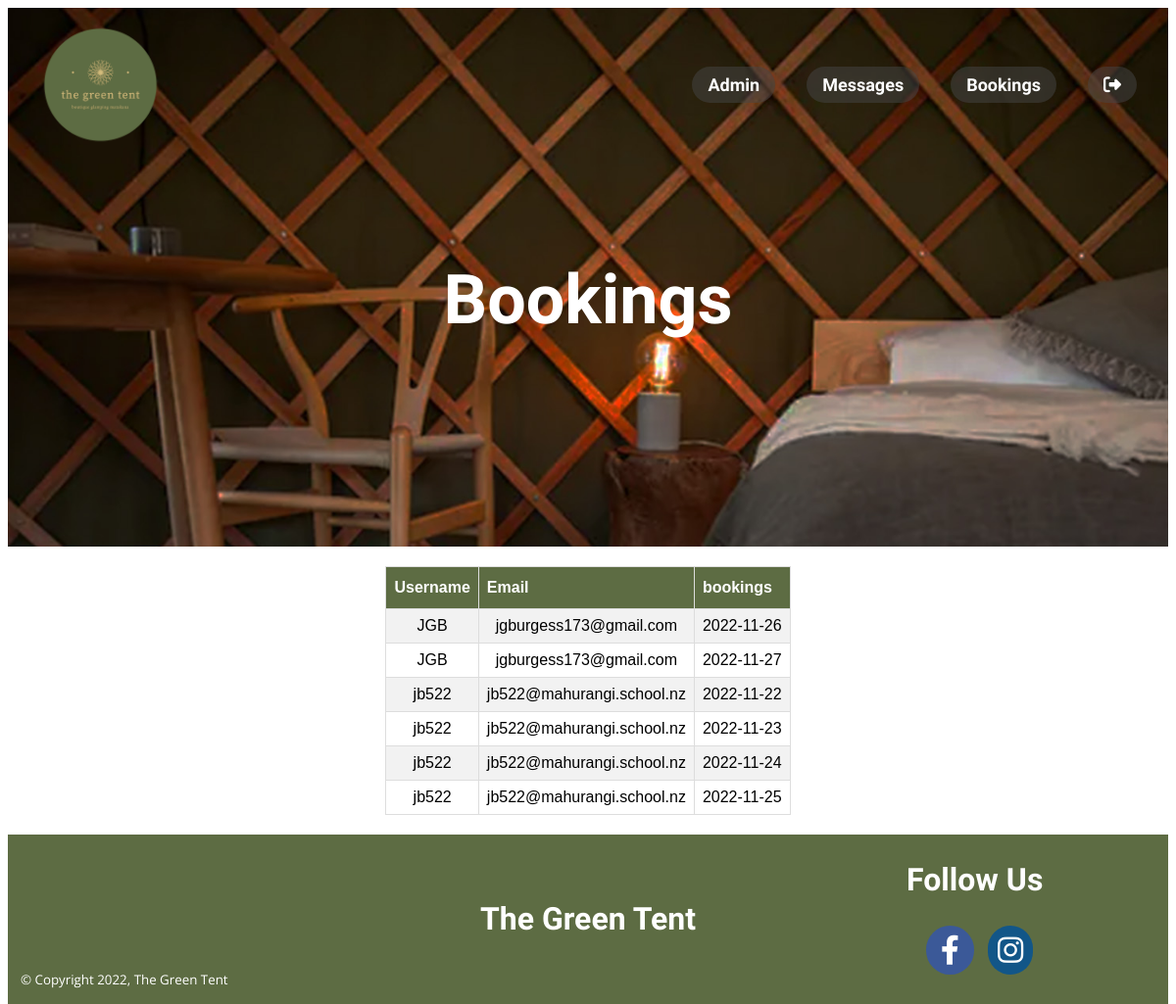
The app's page /bookings-admin.php (signed in) with its own data.
### tables this page shows
CREATE TABLE `bookings` (
  `id` int(11) NOT NULL,
  `user_id` int(10) DEFAULT NULL,
  `booking_date` date DEFAULT NULL
);

CREATE TABLE `accounts` (
  `user_id` int(11) NOT NULL,
  `username` varchar(50) NOT NULL,
  `password` varchar(255) NOT NULL,
  `email` varchar(100) NOT NULL,
  `activation_code` varchar(50) DEFAULT '',
  `admin` int(11) NOT NULL
);

### bookings-admin.php (the view, shortened to what this page needs)
<?php
include 'head.php';
include 'setup.php';
?>
<body>
    <div class="container">
        <header class="availability-page-bg-img">
        <?php include 'admin-nav.php'; ?>
            <span class="header-title">
                <h1>Bookings</h1>
            </span>
        </header>
        <main>
            <table id="dbtable">
                <tr>
                    <th>Username</th>
                    <th>Email</th>
                    <th>bookings</th>
                </tr>
                <?php
                    $sql = "SELECT * From accounts INNER JOIN bookings ON accounts.user_id = bookings.user_id";
                    $result = $conn->query($sql);
                    if ($result->num_rows > 0) {
                        while($row = $result->fetch_assoc()) {
                        $username=$row["username"];
                        $email=$row["email"];
                        $booking_date=$row["booking_date"];
                      ?>
                <tr>
                    <td><?php print $username; ?></td>
                    <td><?php print $email; ?></td>
                    <td><?php print $booking_date; ?></td>
                </tr>
                <?php
                    }
                    }
                    else {
                        echo "0 results";
                    }
                ?>
            </table>
        </main>
<?php include 'bottom.php'; ?>

### head.php (shortened to what this page needs)
<!DOCTYPE html>
<html lang="en">
<head>
    <link href="css/the-green-tent_style.css" rel="stylesheet">
    <link href="css/calendar.css" type="text/css" rel="stylesheet"/>
    <link rel="stylesheet" href="https://cdnjs.cloudflare.com/ajax/libs/font-awesome/6.1.1/css/all.min.css">
</head>

### admin-nav.php (shortened to what this page needs)
<nav>
    <div class="container-nav">
        <img src="Images/the-green-tent-logo.png" class="logo">
        <div class="menu">
            <a href="admin.php">Admin</a>
            <a href="messages.php">Messages</a>
            <a href="bookings-admin.php">Bookings</a>
            <a href="phplogin/logout.php"><i class="fas fa-sign-out-alt"></i></a>
        </div>
    </div>
</nav>

### bottom.php (shortened to what this page needs)
<footer>
            <div class="copyright">
                <small>&copy; Copyright 2022, The Green Tent</small>
            </div>
            <h1 class="footer-name">The Green Tent </h1>
            <div class="social">
                <h1>Follow Us</h1>
                <a href="https://www.facebook.com/thegreententmatakana" target="_blank"><i class="fa-brands fa-facebook-f"></i></a>
                <a href="https://www.instagram.com/thegreententmatakana/" target="_blank"><i class="fa-brands fa-instagram"></i></a>
            </div>
        </footer>
    </div>
</body>
</html>

### css/the-green-tent_style.css (style rules this page uses)
body { font-family: 'Open Sans', sans-serif; }
html { scroll-behavior: smooth; }
.container { display: grid; height: 100vh; grid-template-columns: 1fr 1fr 1fr 1fr; grid-template-rows: 1fr 1fr 1fr; grid-template-areas: "header header header header" "main main main main" "footer footer footer footer"; }
.availability-page-bg-img { background-image: url("../Images/the-green-tent-bed-v2.jpg"); }
header { color: #fff; grid-area: header; background-position: center center; background-repeat: no-repeat; background-attachment: fixed; background-size: cover; background-color: #464646; height: 550px; }
.logo { height: 125px; }
nav * { margin: 0; padding: 0; box-sizing: border-box; }
.container-nav { max-width: 1280px; margin: 0 auto; display: flex; align-items: center; justify-content: space-between; }
nav { position: initial; top: 0; left: 0; right: 0; z-index: 99; background-color: transparent; padding: 16px 32px; }
.container-nav * { z-index: 100; }
.menu { display: none; flex: 1 1 0%; justify-content: flex-end; margin: 0 -16px; }
.menu a { color: #fff; margin: 0 16px; font-weight: 600; font-size: 18px; text-decoration: none; transition: 0.4s; padding: 8px 16px; border-radius: 99px; background: rgba(70, 70, 70, 0.5) }
@media (min-width: 778px) { .menu { display: flex; } }
.header-title { display: block; text-align: center; font-size: 35px; }
.header-title h1 { margin-top: 100px; }
main { grid-area: main; background-color: #fff; display: grid; justify-content: center; align-content: center; text-align: center; }
footer { color: #fff; grid-area: footer; background-color: #5D6C43; line-height: 50px; display: grid; grid-template-columns: 1fr 1fr 1fr; grid-template-rows: 1fr; grid-template-areas: "copyright name social"; }
h1, h2, h3, h4, a { font-family: 'Open Sans Condensed', sans-serif; }
.copyright { grid-area: copyright; position: relative; }
.copyright small { position: absolute; bottom: 0; left: 0.5rem; padding-left: 5px; }
.footer-name { grid-area: name; text-align: center; display: inline-block; vertical-align: middle; padding: 40px; }
.fa-brands { font-size: 30px; margin-left: 10px; align-items: center; padding: 10px; border-radius: 99px; transition: 0.5s; color: #fff; }
.fa-facebook-f { background-color: #3B5998; padding: 10px 15px 10px 15px; }
.fa-instagram { background-color: #125688; }
.social { grid-area: social; display: block; text-align: center; }
#dbtable { font-family: Arial, Helvetica, sans-serif; border-collapse: collapse; width: 100%; margin: 20px 0 20px 0; }
#dbtable td, #dbtable th { border: 1px solid #ddd; padding: 8px; }
#dbtable tr:nth-child(even) { background-color: #f2f2f2; }
#dbtable th { padding-top: 12px; padding-bottom: 12px; text-align: left; background-color: #5D6C43; color: white; }

### records on screen
bookings: user.username "JGB", user.email "jgburgess173@gmail.com", booking_date "2022-11-26"
bookings: user.username "JGB", user.email "jgburgess173@gmail.com", booking_date "2022-11-27"
bookings: user.username "jb522", user.email "jb522@mahurangi.school.nz", booking_date "2022-11-22"
bookings: user.username "jb522", user.email "jb522@mahurangi.school.nz", booking_date "2022-11-23"
bookings: user.username "jb522", user.email "jb522@mahurangi.school.nz", booking_date "2022-11-24"
bookings: user.username "jb522", user.email "jb522@mahurangi.school.nz", booking_date "2022-11-25"
